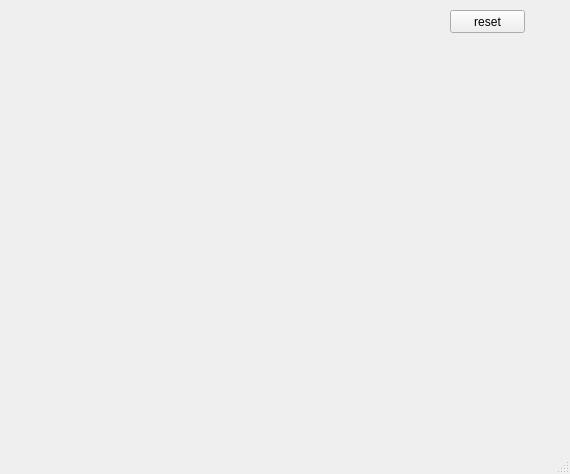
<?xml version="1.0" encoding="UTF-8"?>
<ui version="4.0">
 <class>MainWindow</class>
 <widget class="QMainWindow" name="MainWindow">
  <property name="geometry">
   <rect>
    <x>0</x>
    <y>0</y>
    <width>570</width>
    <height>474</height>
   </rect>
  </property>
  <property name="windowTitle">
   <string>MainWindow</string>
  </property>
  <widget class="QWidget" name="centralwidget">
   <widget class="QPushButton" name="pbreset">
    <property name="geometry">
     <rect>
      <x>450</x>
      <y>10</y>
      <width>75</width>
      <height>23</height>
     </rect>
    </property>
    <property name="text">
     <string>reset</string>
    </property>
   </widget>
  </widget>
  <widget class="QMenuBar" name="menubar">
   <property name="geometry">
    <rect>
     <x>0</x>
     <y>0</y>
     <width>570</width>
     <height>21</height>
    </rect>
   </property>
  </widget>
  <widget class="QStatusBar" name="statusbar"/>
 </widget>
 <resources/>
 <connections/>
</ui>
